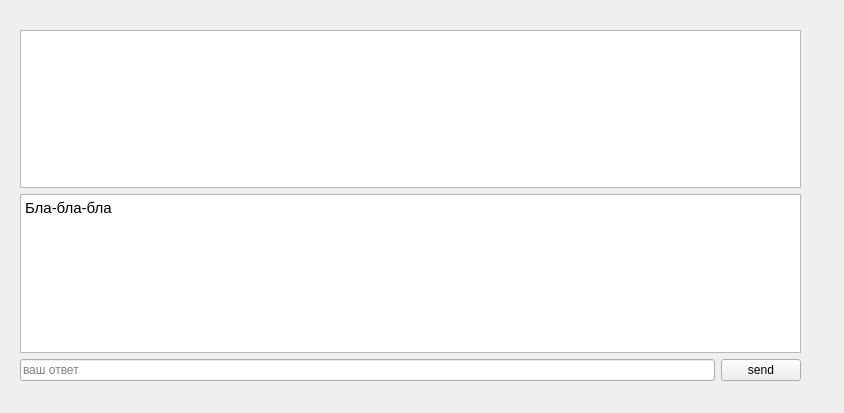
<?xml version="1.0" encoding="UTF-8"?>
<ui version="4.0">
 <class>FormTask</class>
 <widget class="QWidget" name="FormTask">
  <property name="geometry">
   <rect>
    <x>0</x>
    <y>0</y>
    <width>844</width>
    <height>413</height>
   </rect>
  </property>
  <property name="windowTitle">
   <string>Form</string>
  </property>
  <widget class="QWidget" name="gridLayoutWidget">
   <property name="geometry">
    <rect>
     <x>20</x>
     <y>30</y>
     <width>781</width>
     <height>351</height>
    </rect>
   </property>
   <layout class="QGridLayout" name="gridLayout_2">
    <item row="5" column="0">
     <layout class="QHBoxLayout" name="horizontalLayout">
      <item>
       <widget class="QLineEdit" name="lineEdit_answer">
        <property name="placeholderText">
         <string>ваш ответ</string>
        </property>
       </widget>
      </item>
      <item>
       <widget class="QPushButton" name="pushButton_Okanswer">
        <property name="text">
         <string>send</string>
        </property>
       </widget>
      </item>
     </layout>
    </item>
    <item row="2" column="0">
     <widget class="QTextBrowser" name="textBrowser_Task">
      <property name="html">
       <string>&lt;!DOCTYPE HTML PUBLIC &quot;-//W3C//DTD HTML 4.0//EN&quot; &quot;http://www.w3.org/TR/REC-html40/strict.dtd&quot;&gt;
&lt;html&gt;&lt;head&gt;&lt;meta name=&quot;qrichtext&quot; content=&quot;1&quot; /&gt;&lt;meta charset=&quot;utf-8&quot; /&gt;&lt;style type=&quot;text/css&quot;&gt;
p, li { white-space: pre-wrap; }
hr { height: 1px; border-width: 0; }
li.unchecked::marker { content: &quot;\2610&quot;; }
li.checked::marker { content: &quot;\2612&quot;; }
&lt;/style&gt;&lt;/head&gt;&lt;body style=&quot; font-family:'Segoe UI'; font-size:9pt; font-weight:400; font-style:normal;&quot;&gt;
&lt;p style=&quot;-qt-paragraph-type:empty; margin-top:0px; margin-bottom:0px; margin-left:0px; margin-right:0px; -qt-block-indent:0; text-indent:0px;&quot;&gt;&lt;br /&gt;&lt;/p&gt;&lt;/body&gt;&lt;/html&gt;</string>
      </property>
     </widget>
    </item>
    <item row="3" column="0">
     <widget class="QTextBrowser" name="textBrowser_Quest">
      <property name="html">
       <string>&lt;!DOCTYPE HTML PUBLIC &quot;-//W3C//DTD HTML 4.0//EN&quot; &quot;http://www.w3.org/TR/REC-html40/strict.dtd&quot;&gt;
&lt;html&gt;&lt;head&gt;&lt;meta name=&quot;qrichtext&quot; content=&quot;1&quot; /&gt;&lt;meta charset=&quot;utf-8&quot; /&gt;&lt;style type=&quot;text/css&quot;&gt;
p, li { white-space: pre-wrap; }
hr { height: 1px; border-width: 0; }
li.unchecked::marker { content: &quot;\2610&quot;; }
li.checked::marker { content: &quot;\2612&quot;; }
&lt;/style&gt;&lt;/head&gt;&lt;body style=&quot; font-family:'Segoe UI'; font-size:9pt; font-weight:400; font-style:normal;&quot;&gt;
&lt;p style=&quot; margin-top:0px; margin-bottom:0px; margin-left:0px; margin-right:0px; -qt-block-indent:0; text-indent:0px;&quot;&gt;&lt;span style=&quot; font-family:'Cantarell'; font-size:11pt;&quot;&gt;Бла-бла-бла &lt;/span&gt;&lt;/p&gt;
&lt;p style=&quot;-qt-paragraph-type:empty; margin-top:0px; margin-bottom:0px; margin-left:0px; margin-right:0px; -qt-block-indent:0; text-indent:0px; font-family:'Cantarell'; font-size:11pt;&quot;&gt;&lt;br /&gt;&lt;/p&gt;&lt;/body&gt;&lt;/html&gt;</string>
      </property>
     </widget>
    </item>
   </layout>
  </widget>
 </widget>
 <resources/>
 <connections/>
</ui>
